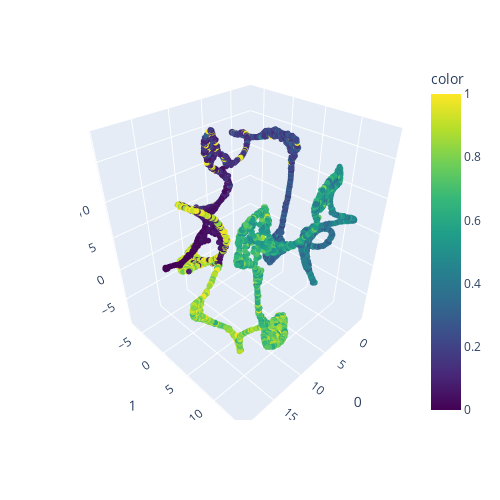

Write notebook code for a chart like this one.
### Code cell
import plotly   
importlib.reload(plotly)
# importlib.reload(nbformat)
import plotly.express as px
fig_3d = px.scatter_3d(
    emb_featuremap, 
    x=0, y=1, z=2,
    color=data_pseudotime, 
    # labels={'color': 'species'}
    color_continuous_scale='viridis',
    # color_discrete_sequence=[ 'orange', 'blue']
)
fig_3d.update_traces(marker_size=2) # Modify the point size
fig_3d.update_layout(
    autosize=False,
    width=500,
    height=500,
)
fig_3d.show()

# save the plot 
# fig_3d.write_html("3d_plot.html")

### Figure 1 — Plotly figure (JSON) as saved in the notebook; plotly's stock layout.template omitted (floating-point values rounded to 4 significant figures; data arrays with more than 128 entries replaced by an {"elided": "..."} marker saying what was removed)
{"data": [{"hovertemplate": "0=%{x}<br>1=%{y}<br>2=%{z}<br>color=%{marker.color}<extra></extra>", "legendgroup": "", "marker": {"color": {"elided": "5000 float values"}, "coloraxis": "coloraxis", "size": 2, "symbol": "circle"}, "mode": "markers", "name": "", "scene": "scene", "showlegend": false, "type": "scatter3d", "x": {"elided": "5000 float values"}, "y": {"elided": "5000 float values"}, "z": {"elided": "5000 float values"}}], "layout": {"autosize": false, "coloraxis": {"colorbar": {"title": {"text": "color"}}, "colorscale": [[0, "#440154"], [0.1111, "#482878"], [0.2222, "#3e4989"], [0.3333, "#31688e"], [0.4444, "#26828e"], [0.5556, "#1f9e89"], [0.6667, "#35b779"], [0.7778, "#6ece58"], [0.8889, "#b5de2b"], [1, "#fde725"]]}, "height": 500, "legend": {"tracegroupgap": 0}, "margin": {"t": 60}, "scene": {"domain": {"x": [0, 1], "y": [0, 1]}, "xaxis": {"title": {"text": "0"}}, "yaxis": {"title": {"text": "1"}}, "zaxis": {"title": {"text": "2"}}}, "width": 500}}
